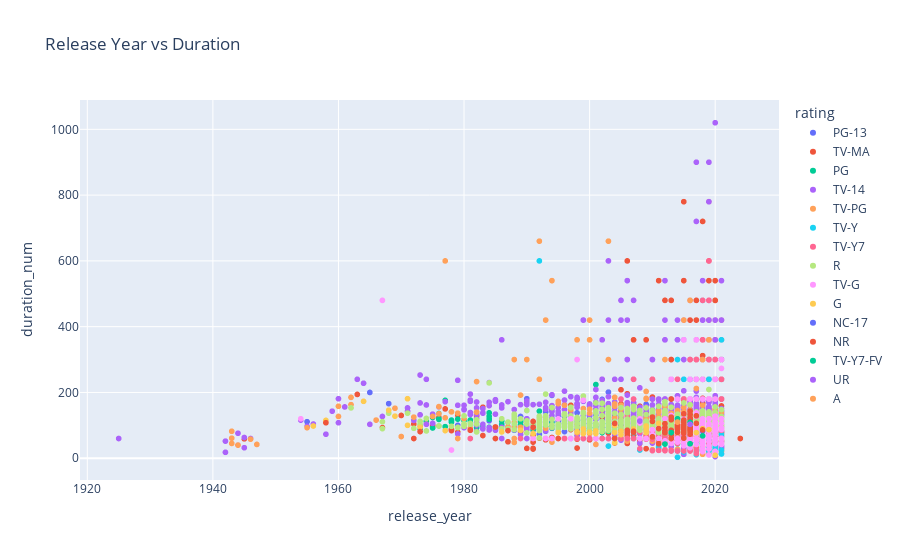

This figure's notebook cell:
### Code cell
fig = px.scatter(df, x='release_year', y='duration_num', color='rating', title='Release Year vs Duration')
fig.show()

### Figure 1 — Plotly figure (JSON) as saved in the notebook; plotly's stock layout.template omitted (floating-point values rounded to 4 significant figures; data arrays with more than 128 entries replaced by an {"elided": "..."} marker saying what was removed)
{"data": [{"hovertemplate": "rating=PG-13<br>release_year=%{x}<br>duration_num=%{y}<extra></extra>", "legendgroup": "PG-13", "marker": {"color": "#636efa", "symbol": "circle"}, "mode": "markers", "name": "PG-13", "showlegend": true, "type": "scattergl", "x": {"elided": "490 int values"}, "xaxis": "x", "y": {"elided": "490 int values"}, "yaxis": "y"}, {"hovertemplate": "rating=TV-MA<br>release_year=%{x}<br>duration_num=%{y}<extra></extra>", "legendgroup": "TV-MA", "marker": {"color": "#EF553B", "symbol": "circle"}, "mode": "markers", "name": "TV-MA", "showlegend": true, "type": "scattergl", "x": {"elided": "3212 int values"}, "xaxis": "x", "y": {"elided": "3212 int values"}, "yaxis": "y"}, {"hovertemplate": "rating=PG<br>release_year=%{x}<br>duration_num=%{y}<extra></extra>", "legendgroup": "PG", "marker": {"color": "#00cc96", "symbol": "circle"}, "mode": "markers", "name": "PG", "showlegend": true, "type": "scattergl", "x": {"elided": "287 int values"}, "xaxis": "x", "y": {"elided": "287 int values"}, "yaxis": "y"}, {"hovertemplate": "rating=TV-14<br>release_year=%{x}<br>duration_num=%{y}<extra></extra>", "legendgroup": "TV-14", "marker": {"color": "#ab63fa", "symbol": "circle"}, "mode": "markers", "name": "TV-14", "showlegend": true, "type": "scattergl", "x": {"elided": "2160 int values"}, "xaxis": "x", "y": {"elided": "2160 int values"}, "yaxis": "y"}, {"hovertemplate": "rating=TV-PG<br>release_year=%{x}<br>duration_num=%{y}<extra></extra>", "legendgroup": "TV-PG", "marker": {"color": "#FFA15A", "symbol": "circle"}, "mode": "markers", "name": "TV-PG", "showlegend": true, "type": "scattergl", "x": {"elided": "863 int values"}, "xaxis": "x", "y": {"elided": "863 int values"}, "yaxis": "y"}, {"hovertemplate": "rating=TV-Y<br>release_year=%{x}<br>duration_num=%{y}<extra></extra>", "legendgroup": "TV-Y", "marker": {"color": "#19d3f3", "symbol": "circle"}, "mode": "markers", "name": "TV-Y", "showlegend": true, "type": "scattergl", "x": {"elided": "307 int values"}, "xaxis": "x", "y": {"elided": "307 int values"}, "yaxis": "y"}, {"hovertemplate": "rating=TV-Y7<br>release_year=%{x}<br>duration_num=%{y}<extra></extra>", "legendgroup": "TV-Y7", "marker": {"color": "#FF6692", "symbol": "circle"}, "mode": "markers", "name": "TV-Y7", "showlegend": true, "type": "scattergl", "x": {"elided": "334 int values"}, "xaxis": "x", "y": {"elided": "334 int values"}, "yaxis": "y"}, {"hovertemplate": "rating=R<br>release_year=%{x}<br>duration_num=%{y}<extra></extra>", "legendgroup": "R", "marker": {"color": "#B6E880", "symbol": "circle"}, "mode": "markers", "name": "R", "showlegend": true, "type": "scattergl", "x": {"elided": "799 int values"}, "xaxis": "x", "y": {"elided": "799 int values"}, "yaxis": "y"}, {"hovertemplate": "rating=TV-G<br>release_year=%{x}<br>duration_num=%{y}<extra></extra>", "legendgroup": "TV-G", "marker": {"color": "#FF97FF", "symbol": "circle"}, "mode": "markers", "name": "TV-G", "showlegend": true, "type": "scattergl", "x": {"elided": "220 int values"}, "xaxis": "x", "y": {"elided": "220 int values"}, "yaxis": "y"}, {"hovertemplate": "rating=G<br>release_year=%{x}<br>duration_num=%{y}<extra></extra>", "legendgroup": "G", "marker": {"color": "#FECB52", "symbol": "circle"}, "mode": "markers", "name": "G", "showlegend": true, "type": "scattergl", "x": [2018, 2009, 1964, 2020, 2019, 2009, 2001, 2000, 1998, 2004, 2007, 2018, 2017, 2016, 2016, 2016, 1989, 1986, 1991, 1999, 2000, 1995, 2001, 2004, 1973, 2005, 1968, 1971, 1977, 1956, 1958, 2011, 2009, 1999, 2005, 2014, 2004, 2009, 2014, 1969, 1971], "xaxis": "x", "y": [90, 93, 173, 9, 87, 78, 83, 79, 81, 47, 89, 87, 78, 78, 99, 92, 85, 80, 75, 75, 79, 78, 75, 78, 94, 82, 146, 181, 84, 98, 115, 106, 84, 89, 72, 78, 100, 98, 78, 128, 100], "yaxis": "y"}, {"hovertemplate": "rating=NC-17<br>release_year=%{x}<br>duration_num=%{y}<extra></extra>", "legendgroup": "NC-17", "marker": {"color": "#636efa", "symbol": "circle"}, "mode": "markers", "name": "NC-17", "showlegend": true, "type": "scattergl", "x": [2014, 2013, 2018], "xaxis": "x", "y": [112, 180, 83], "yaxis": "y"}, {"hovertemplate": "rating=NR<br>release_year=%{x}<br>duration_num=%{y}<extra></extra>", "legendgroup": "NR", "marker": {"color": "#EF553B", "symbol": "circle"}, "mode": "markers", "name": "NR", "showlegend": true, "type": "scattergl", "x": [2015, 2015, 2015, 2011, 2010, 2018, 2012, 2016, 2016, 2016, 2014, 2015, 2010, 1958, 2012, 2015, 1991, 2014, 2015, 2013, 1985, 2012, 2014, 2015, 2015, 2012, 2017, 2014, 2016, 2016, 2016, 2015, 2015, 2013, 2014, 2014, 2006, 2015, 2013, 2016, 2015, 1987, 2016, 2011, 2016, 2007, 2016, 2016, 2004, 2013, 2016, 2007, 2015, 2015, 2016, 2015, 2016, 2012, 2013, 2013, 1991, 2016, 2016, 2014, 2016, 2015, 2013, 2016, 2016, 2015, 2015, 2010, 2010, 2016, 2013, 2017, 2004, 2013, 1981, 1973], "xaxis": "x", "y": [84, 90, 86, 44, 112, 86, 93, 86, 133, 95, 92, 95, 65, 108, 105, 115, 112, 99, 96, 180, 95, 79, 102, 101, 61, 77, 129, 79, 90, 103, 93, 110, 88, 75, 95, 88, 85, 81, 85, 91, 116, 84, 143, 90, 86, 79, 80, 84, 60, 117, 111, 82, 86, 93, 88, 780, 118, 84, 60, 72, 94, 73, 85, 100, 123, 135, 60, 87, 87, 90, 77, 125, 125, 94, 125, 106, 106, 75, 86, 81], "yaxis": "y"}, {"hovertemplate": "rating=TV-Y7-FV<br>release_year=%{x}<br>duration_num=%{y}<extra></extra>", "legendgroup": "TV-Y7-FV", "marker": {"color": "#00cc96", "symbol": "circle"}, "mode": "markers", "name": "TV-Y7-FV", "showlegend": true, "type": "scattergl", "x": [2012, 2016, 2013, 2018, 2016, 2014], "xaxis": "x", "y": [43, 44, 78, 68, 109, 120], "yaxis": "y"}, {"hovertemplate": "rating=UR<br>release_year=%{x}<br>duration_num=%{y}<extra></extra>", "legendgroup": "UR", "marker": {"color": "#ab63fa", "symbol": "circle"}, "mode": "markers", "name": "UR", "showlegend": true, "type": "scattergl", "x": [1974, 2016, 2008], "xaxis": "x", "y": [103, 103, 113], "yaxis": "y"}, {"hovertemplate": "rating=A<br>release_year=%{x}<br>duration_num=%{y}<extra></extra>", "legendgroup": "A", "marker": {"color": "#FFA15A", "symbol": "circle"}, "mode": "markers", "name": "A", "showlegend": true, "type": "scattergl", "x": [2014], "xaxis": "x", "y": [110], "yaxis": "y"}], "layout": {"legend": {"title": {"text": "rating"}, "tracegroupgap": 0}, "title": {"text": "Release Year vs Duration"}, "xaxis": {"anchor": "y", "domain": [0, 1], "title": {"text": "release_year"}}, "yaxis": {"anchor": "x", "domain": [0, 1], "title": {"text": "duration_num"}}}}
